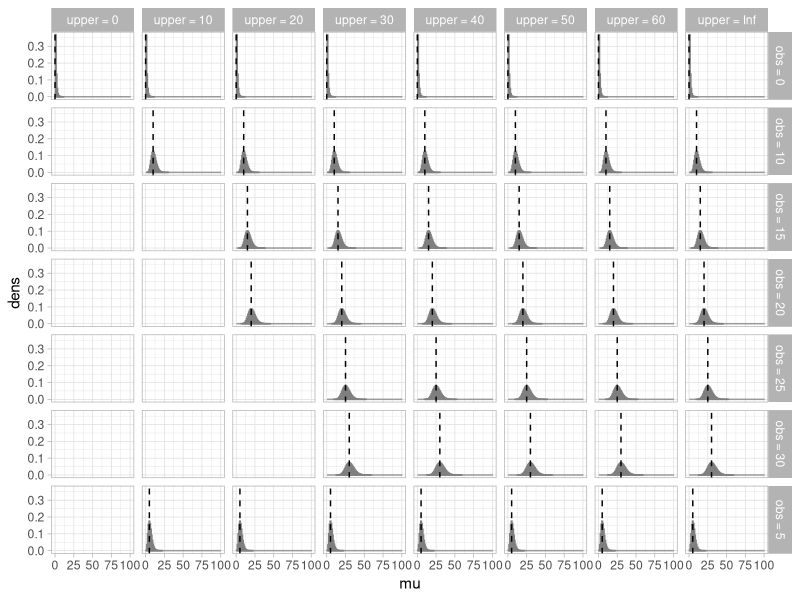
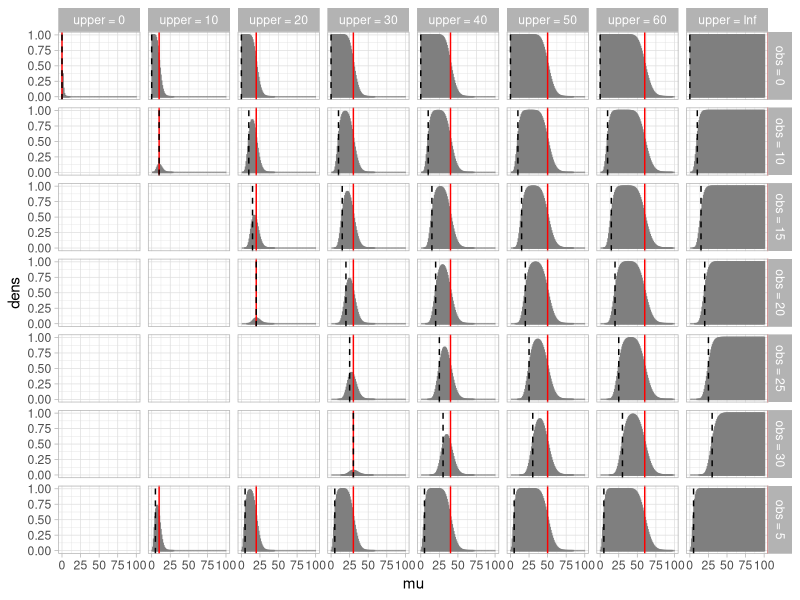
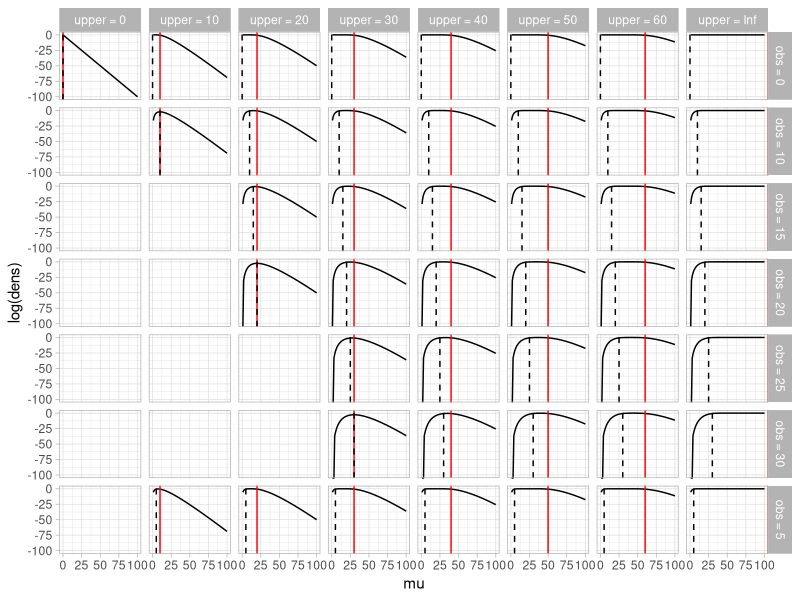

Write R code to recreate these figures, in order.
library(dplyr)
library(ggplot2)
theme_set(theme_light())

dcens_pois <- function(x, lambda) {
  1 - ppois(x - 1, lambda)
}

dcens_pois_upper <- function(x, lambda, upper) {
  ppois(upper, lambda) - ppois(x - 1, lambda)
}

# x <- seq(1, 40)
# mu <- 30
# u <- 35
#
# dc <- dcens_pois(x, 30)
# dcu <- dcens_pois_upper(x, 30, upper = u)
# d <- dpois(x, 30)
#
# dat <- data.frame(
#   x = c(x, x, x),
#   dens = c(d, dc, dcu),
#   type = c(
#     rep("dpois", length(x)),
#     rep("dcens_pois", length(x)),
#     rep("dcens_pois_upper", length(x))
#   )
# )
#
# ggplot(dat, aes(x, dens))+ facet_wrap(~type) + geom_col() +
#   geom_vline(xintercept = 15, col = "red", lwd = 2)

# ------------------------------------------------------------------

mu <- seq(1, 100)

df <- expand.grid(x = seq(0, 30, 5), u = c(seq(0, 60, 10), Inf)) |>
  dplyr::filter(u >= x)

out <- purrr::pmap_dfr(df, function(x, u) {
  dc <- dcens_pois(x, mu)
  dcu <- dcens_pois_upper(x, mu, upper = u)
  d <- dpois(x, mu)
  dat <- data.frame(
    x = paste("obs =", x),
    u = paste("upper =", u),
    xval = x,
    uval = u,
    mu = c(mu, mu, mu),
    dens = c(d, dc, dcu),
    type = c(
      rep("dpois", length(mu)),
      rep("dcens_pois", length(mu)),
      rep("dcens_pois_upper", length(mu))
    )
  )
  dat
})

dplyr::filter(out, type == "dpois") |>
  ggplot(aes(mu, dens))+ facet_grid(x~u) + geom_col(col = "grey50", fill = "grey50") +
  geom_vline(aes(xintercept = xval), col = "black", lty = 2)

dplyr::filter(out, type == "dcens_pois_upper") |>
  ggplot(aes(mu, dens))+ facet_grid(x~u) + geom_col(col = "grey50", fill = "grey50") +
  geom_vline(aes(xintercept = uval), col = "red") +
  geom_vline(aes(xintercept = xval), col = "black", lty = 2)

# dplyr::filter(out, type == "dcens_pois") |>
#   ggplot(aes(mu, dens))+ facet_grid(vars(x)) + geom_col(col = "grey50", fill = "grey50") +
#   geom_vline(aes(xintercept = xval), col = "black", lty = 2)

dplyr::filter(out, type == "dcens_pois_upper") |>
  ggplot(aes(mu, log(dens)))+ facet_grid(x~u) + geom_line() +
  geom_vline(aes(xintercept = uval), col = "red") +
  geom_vline(aes(xintercept = xval), col = "black", lty = 2)

